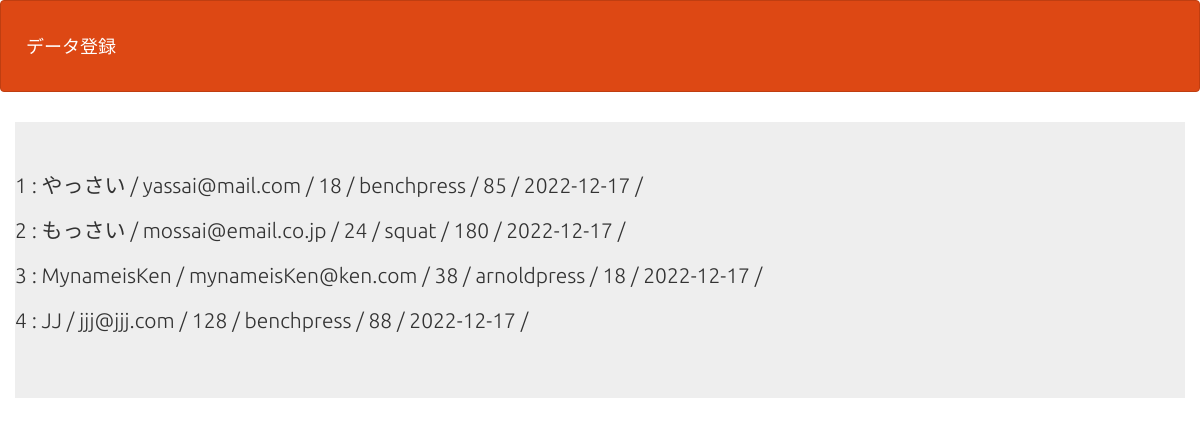
Screenshot of /kadai07_main/select.php with the database file from the repository.
### tables this page shows
CREATE TABLE `gs_an_table_gym` (
  `id` int(12) NOT NULL,
  `name` varchar(64) NOT NULL,
  `email` varchar(128) NOT NULL,
  `age` int(3) NOT NULL,
  `type` varchar(128) NOT NULL,
  `record` int(10) NOT NULL,
  `date` date NOT NULL
);

### kadai07_main/select.php (the view, shortened to what this page needs)
<?php
function h($str)
{
  return htmlspecialchars($str, ENT_QUOTES);
}
try {
  $pdo = new PDO('mysql:dbname=gs_db;charset=utf8;host=localhost','root','');
} catch (PDOException $e) {
  exit('DBConnectError'.$e->getMessage());
}
$stmt = $pdo->prepare("SELECT * FROM gs_an_table_gym;");
$status = $stmt->execute();
$view="";
if ($status==false) {
  $error = $stmt->errorInfo();
  exit("ErrorQuery:".$error[2]);
}else{
  while( $result = $stmt->fetch(PDO::FETCH_ASSOC)){
    $view .= '<p>' . $result['id'] . ' : '
    . h($result['name']) . ' / '
    . h($result['email']) . ' / '
    . h($result['age']) . ' / '
    . h($result['type']) . ' / '
    . h($result['record']) . ' / '
    . h($result['date']) . ' / '
    . '</p>';
  }
}
?>
<!DOCTYPE html>
<html lang="ja">
<head>
<link rel="stylesheet" href="css/range.css">
<link href="css/bootstrap.min.css" rel="stylesheet">
</head>
<body id="main">
<header>
  <nav class="navbar navbar-default">
    <div class="container-fluid">
      <div class="navbar-header">
      <a class="navbar-brand" href="index.php">データ登録</a>
      </div>
    </div>
  </nav>
</header>
<div>
    <div class="container jumbotron"><?= $view ?></div>
</div>
</body>
</html>

### kadai07_main/select.php (style rules this page uses)
div { padding: 10px;font-size:16px; }

### rows the page displays
gs_an_table_gym: id "1", name "やっさい", email "yassai@mail.com", age "18", type "benchpress", record "85", date "2022-12-17"
gs_an_table_gym: id "2", name "もっさい", email "mossai@email.co.jp", age "24", type "squat", record "180", date "2022-12-17"
gs_an_table_gym: id "3", name "MynameisKen", email "mynameisKen@ken.com", age "38", type "arnoldpress", record "18", date "2022-12-17"
gs_an_table_gym: id "4", name "JJ", email "jjj@jjj.com", age "128", type "benchpress", record "88", date "2022-12-17"
